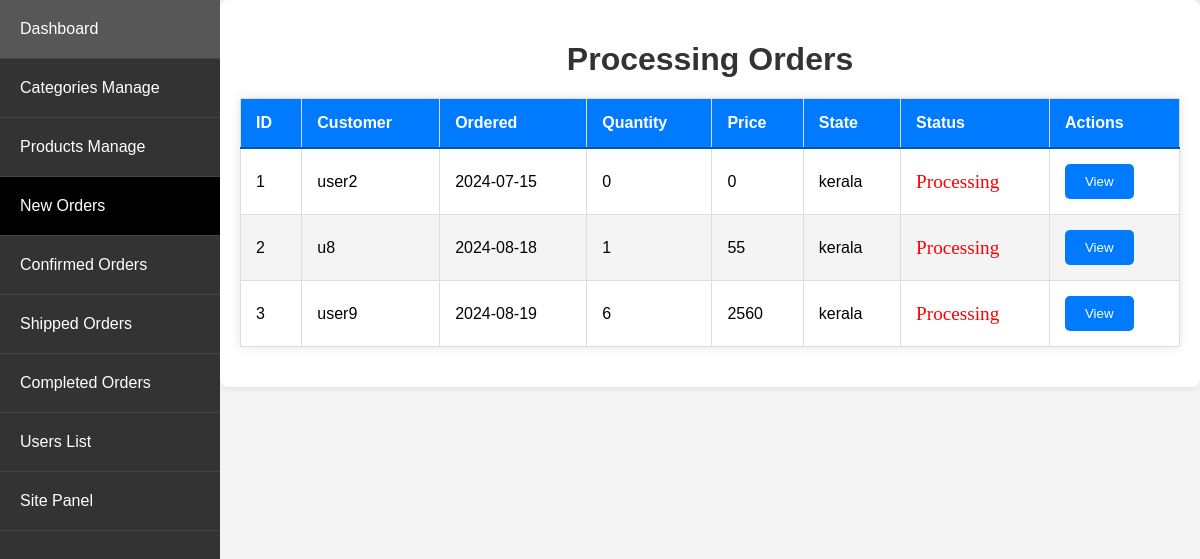
Page /admin_app/admin_app/orders/processing/ (signed in) on the earlier database version.
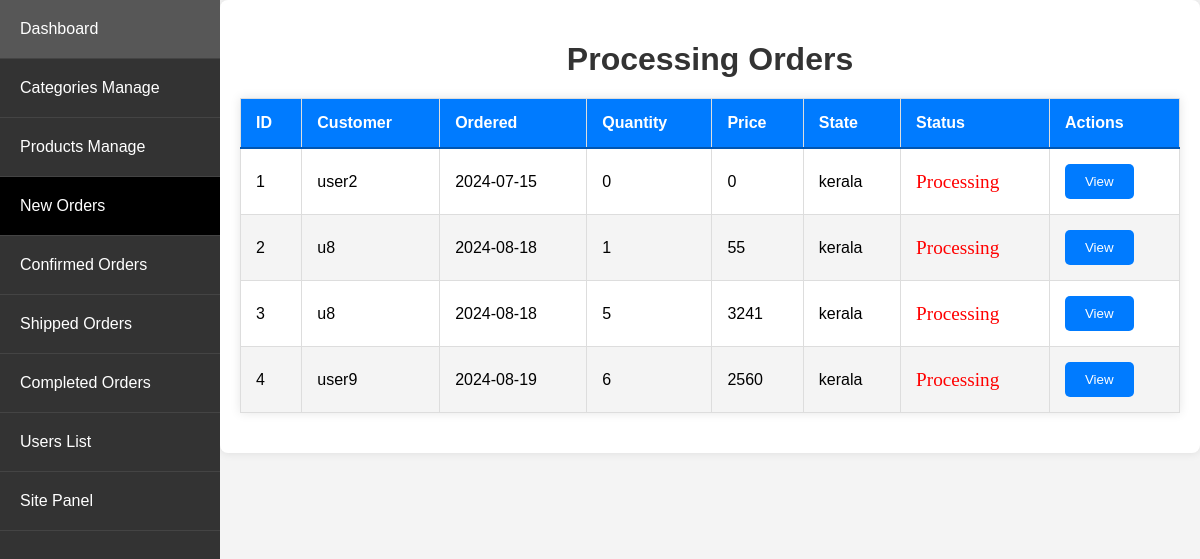
Same page on the later database version.
### store/models.py (models this page shows, shortened)
class Order(models.Model):
    STATUS_CHOICES = [
        ('Processing', 'Processing'),
        ('Confirmed', 'Confirmed'),
        ('Shipped', 'Shipped'),
        ('Delivered', 'Delivered')
    ]
    customer = models.ForeignKey(Customer, on_delete=models.SET_NULL, null=True, blank=True)
    date_ordered = models.DateTimeField(auto_now_add=True)
    complete = models.BooleanField(default=False)
    transaction_id = models.CharField(max_length=100, null=True)
    status = models.CharField(max_length=20, choices=STATUS_CHOICES, default='Processing')
    processing_time = models.DateTimeField(null=True, blank=True)
    confirmed_time = models.DateTimeField(null=True, blank=True)  # Add this line
    shipped_time = models.DateTimeField(null=True, blank=True)
    delivered_time = models.DateTimeField(null=True, blank=True)
    @property
    def get_cart_total(self):
        orderitems = self.orderitem_set.all()
        total = sum([item.get_total for item in orderitems])
        return total
    @property
    def get_cart_items(self):
        orderitems = self.orderitem_set.all()
        total = sum([item.quantity for item in orderitems])
        return total

class Customer(models.Model):
    user = models.OneToOneField(User, on_delete=models.CASCADE)
    name = models.CharField(max_length=200, null=True)
    contact_number = models.CharField(max_length=12, unique=True, null=True)

class OrderItem(models.Model):
    product = models.ForeignKey(Product, on_delete=models.SET_NULL, null=True)
    order = models.ForeignKey(Order, on_delete=models.SET_NULL, null=True)
    quantity = models.IntegerField(default=0, null=True, blank=True)
    date_added = models.DateTimeField(auto_now_add=True)
    price_at_purchase = models.DecimalField(max_digits=7, decimal_places=0, null=True, blank=True)
    @property
    def get_total(self):
        if self.price_at_purchase is None:
            self.price_at_purchase = self.product.new_price
        return self.price_at_purchase * self.quantity

class ShippingAddress(models.Model):
    customer = models.ForeignKey(Customer, on_delete=models.SET_NULL, null=True)
    order = models.ForeignKey(Order, on_delete=models.SET_NULL, null=True)
    number = models.CharField(max_length=12, null=False, blank=False)
    whatsapp = models.CharField(max_length=12, null=False, blank=False)
    address = models.CharField(max_length=200, null=False)
    city = models.CharField(max_length=200, null=False)
    state = models.CharField(max_length=200, null=False)
    zipcode = models.CharField(max_length=200, null=False)
    date_added = models.DateTimeField(auto_now_add=True)

### admin_app/views.py (the view)
# urls.py: path('admin_app/orders/processing/', views.processing_orders, name='processing_orders'),
@login_required
@user_passes_test(is_admin)
def processing_orders(request):
    orders = Order.objects.filter(complete=True, status='Processing')
    return render_order_list(request, orders, 'Processing Orders', 'admin_app/order_list.html')

### admin_app/views.py (called while the page is built)
def is_admin(user):
    return user.is_superuser

def render_order_list(request, orders, title, template):
    orders_with_details = []
    for order in orders:
        shipping_address = ShippingAddress.objects.filter(order=order).first()
        total_quantity = OrderItem.objects.filter(order=order).aggregate(Sum('quantity'))['quantity__sum']
        orders_with_details.append({
            'order': order,
            'state': shipping_address.state if shipping_address else 'N/A',
            'total_quantity': total_quantity or 0
        })
    return render(request, template, {'orders_with_details': orders_with_details, 'title': title})

### store/context_processors.py (called while the page is built)
def cart_data(request):
    data = cartData(request)
    cartItems = data['cartItems']
    return {'cartItems': cartItems}

def wishlist_count(request):
    if request.user.is_authenticated:
        wishlist_count = Wishlist.objects.filter(user=request.user).count()
    else:
        cookie_data = cookieWishlist(request)
        wishlist_count = cookie_data['wishlist_count']
    return {'wishlist_count': wishlist_count}

### admin_app/templates/admin_app/order_list.html (shortened to what this page needs)
{% extends 'admin_app/base_admin.html' %}
{% block content %}
<h1>{{ title }}</h1>
<table>
    <thead>
        <tr>
            <th>ID</th>
            <th>Customer</th>
            <th>Ordered</th>
            <th>Quantity</th>
            <th>Price</th>
            <th>State</th>
            <th>Status</th>
            <th>Actions</th>
        </tr>
    </thead>
    <tbody>
        {% for order_detail in orders_with_details %}
        <tr>
            <td>{{ forloop.counter }}</td>
            <td>{{ order_detail.order.customer.name }}</td>
            <td>{{ order_detail.order.date_ordered|date:"Y-m-d" }}</td>
            <td>{{ order_detail.total_quantity }}</td>
            <td>{{ order_detail.order.get_cart_total }}</td>
            <td>{{ order_detail.state }}</td>
            <td class="{% if order_detail.order.status == 'Processing' %}
                            status-processing
                        {% elif order_detail.order.status == 'Confirmed' %}
                            status-confirmed
                        {% elif order_detail.order.status == 'Shipped' %}
                            status-shipped
                        {% elif order_detail.order.status == 'Delivered' %}
                            status-delivered
                        {% endif %} status">
                {{ order_detail.order.status }}
            </td>
            <td>
                <a href="{% url 'admin_app:order_view' order_detail.order.pk %}">
                    <button type="button" class="btn btn-primary">View</button>
                </a>
            </td>
        </tr>
        {% endfor %}
    </tbody>
</table>
{% endblock %}

Differences in the rows shown:
now on this page (row edited): Order: order.customer.name "u8", order.date_ordered "2024-08-18", total_quantity "5", order.get_cart_total "3241", state "kerala", order.status "Processing"
